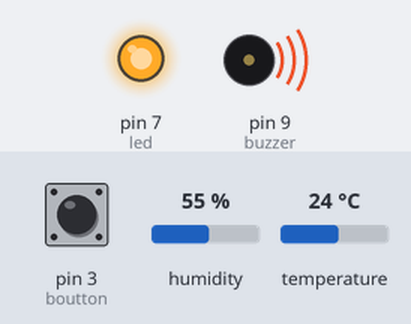
Recording of a sketch running on a simulated Arduino Uno, built with avr-gcc and run on an emulated ATmega328P. On the bench: output pins drawn as LEDs (lit = HIGH), buzzer (waves = sounding, pin HIGH). The test bench sets the inputs (shaded band); at power-on: pin 3 (boutton) HIGH, humidity 55 %, temperature 24 °C. What the sketch prints to the serial monitor is not drawn.

Above: at 1.2 s.
1.3 s: pin 3 (boutton) pulled LOW for 0.25 s
At 1.49 s:
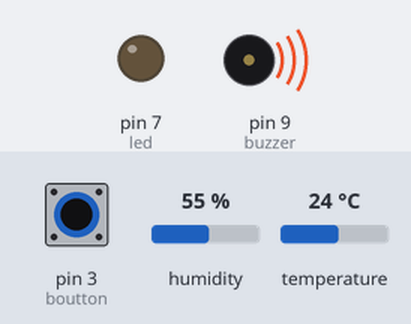
3.0 s: pin 3 (boutton) pulsed LOW 2 times (0.12 s each, 0.3 s apart)
At 3.7 s:
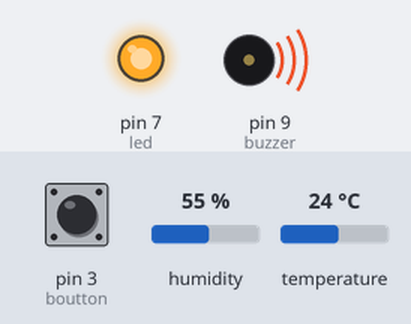
9.6 s: pin 3 (boutton) pulsed LOW 2 times (0.12 s each, 0.3 s apart)
At 11.1 s:
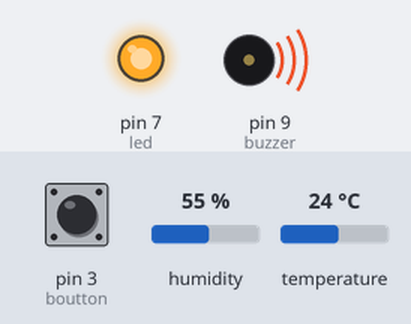
Timing chart, 0 to 12.6 s (numbered marks = the images above; inputs shaded):
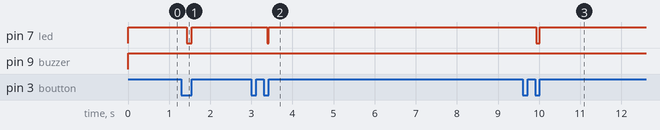

Measured:
- after the input at 1.3 s, pin 7 (led): HIGH → LOW after 0.13 s, → HIGH 0.12 s later
- after the input at 3.0 s, pin 7 (led): HIGH → LOW after 0.38 s, → HIGH 0.04 s later
- after the input at 9.6 s, pin 7 (led): HIGH → LOW after 0.33 s, → HIGH 0.09 s later

The sketch:

Mini_Met_o.ino
```cpp
   #include <DHT.h>

int capteur = 11;
int boutton = 3;
int led = 7;
int buzzer = 9;

DHT dht(capteur, DHT11);

void setup() {

  pinMode(boutton, INPUT_PULLUP);
  pinMode(buzzer, OUTPUT);

  pinMode(led, OUTPUT);
  Serial.begin(9600);
  dht.begin();
}

void loop() {
  int a;
  a = digitalRead(boutton);

  if (a == HIGH)
  {
    digitalWrite(led, HIGH);
    digitalWrite(buzzer, HIGH);
    float Temperature;
    float humidity;
    Temperature = dht.readTemperature();
    humidity = dht.readHumidity() ;
      Serial.print("Température: ");
      Serial.print(Temperature);
      Serial.print(" °C | Humidité: ");
      Serial.print(humidity );
      Serial.print(" %");
      Serial.println(" ");
      delay(200);

  }
  else {
    digitalWrite(led, LOW);

   }
   }
```
